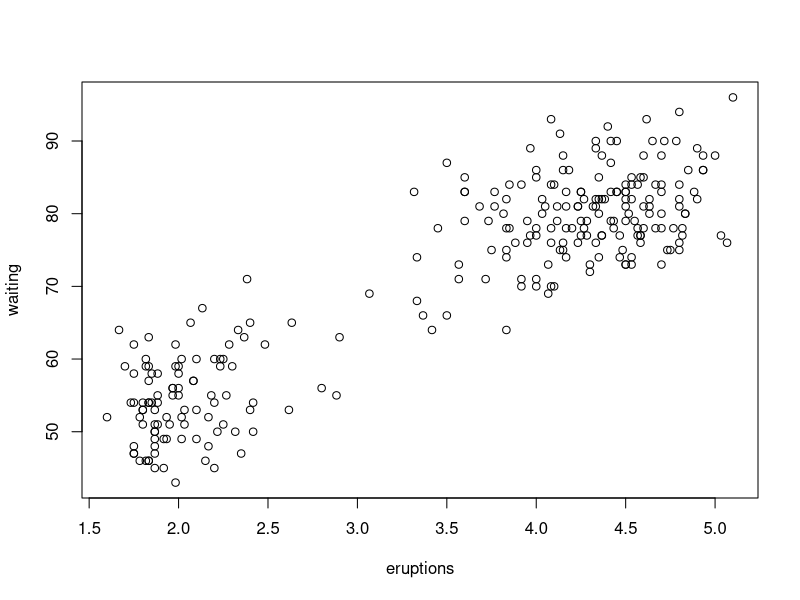
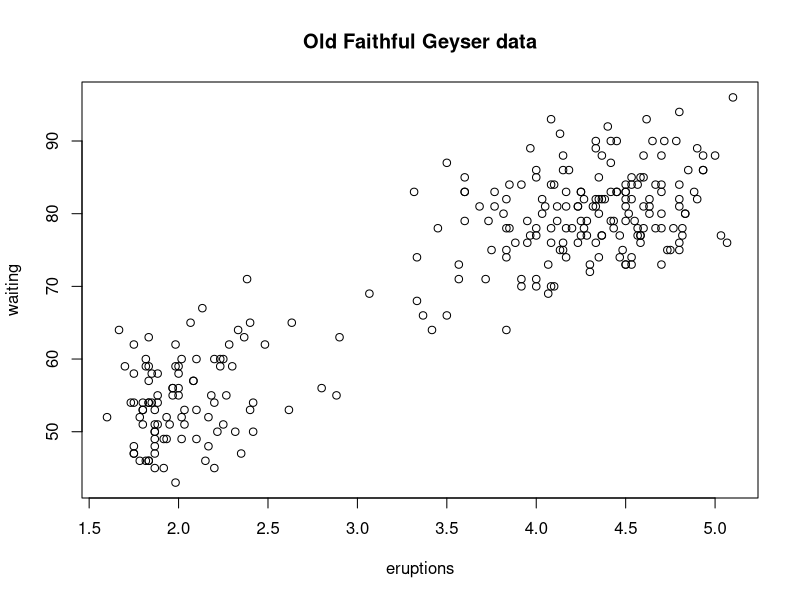
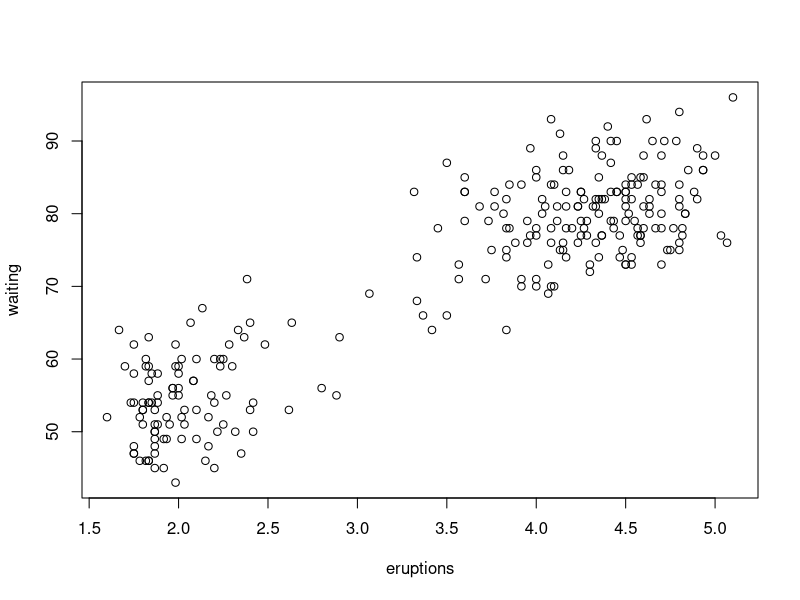
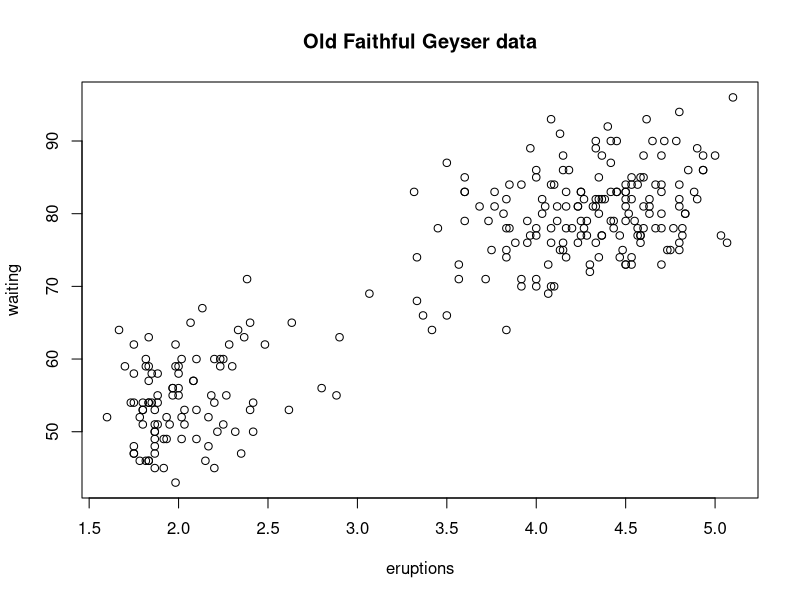
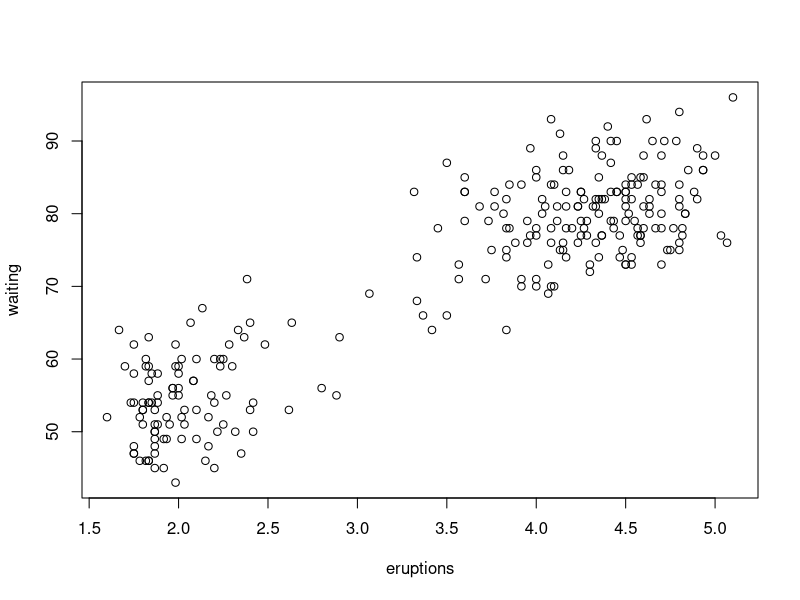
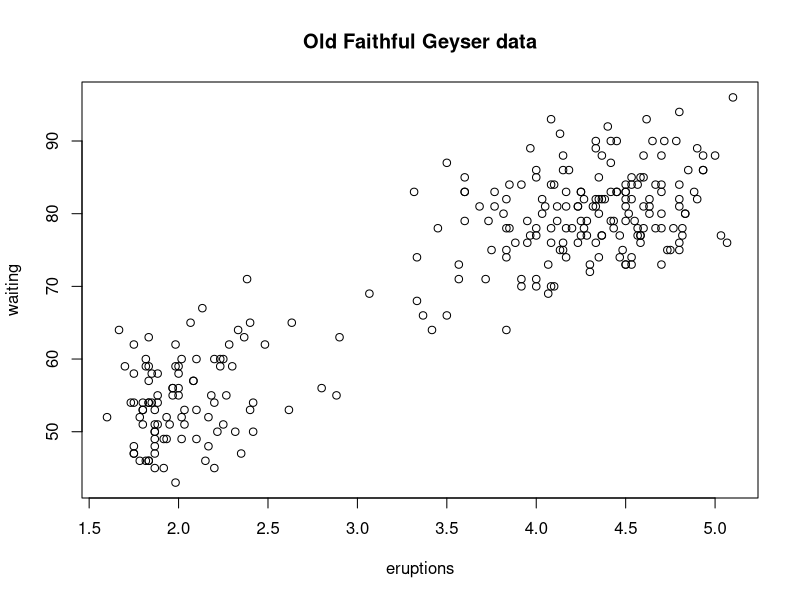

The R script that drew these images, in order:
## ---- chunk 1
?Devices
## ---- chunk 2
with(faithful, plot(eruptions, waiting))
## ---- chunk 3
with(faithful, plot(eruptions, waiting))
title(main = "Old Faithful Geyser data")
## ---- chunk 4
dev.cur()
## ---- chunk 5
pdf(file="myplot.pdf")
## ---- chunk 6
with(faithful, plot(eruptions, waiting))
## ---- chunk 7
with(faithful, plot(eruptions, waiting))
title(main = "Old Faithful Geyser data")
## ---- chunk 8
dev.cur()
## ---- chunk 9
dev.off()
## ---- chunk 10
dev.cur()
## ---- chunk 11
with(faithful, plot(eruptions, waiting))
## ---- chunk 12
with(faithful, plot(eruptions, waiting))
title(main = "Old Faithful Geyser data")
## ---- chunk 13
dev.copy(png, file = "geyserplot.png")
## ---- chunk 14
dev.off()
